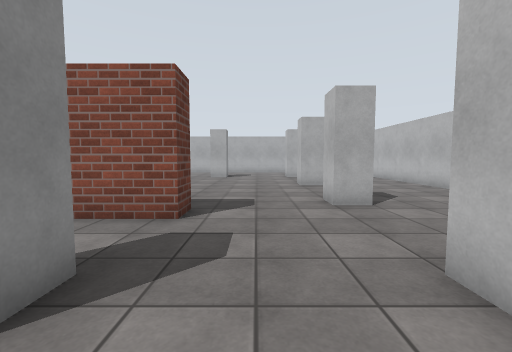
View 1 (above)

17 first-person views from a walk through a robot-simulator world made for Gazebo. The camera is 1.2 m above the floor, tilts 4° down and sees 90° across. The floor is counted in squares, 1 m on a side. Each view is taken from the middle of a square. On the plan, view 1 faces up. The plan holds only what a view shows up to about 12 squares ahead; the rest is blank. Some stock models are drawn as simple stand-ins. Surface patterns are stand-ins for the level's own textures.

View 2
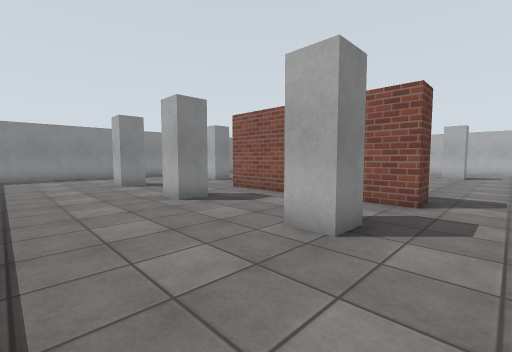

View 3
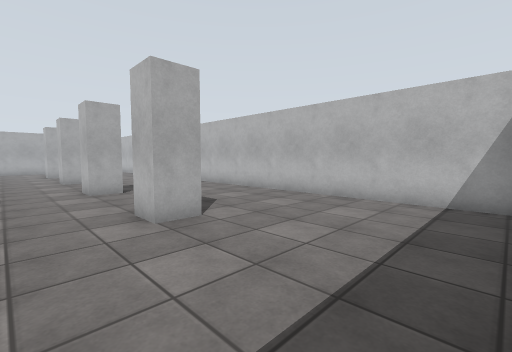

View 4
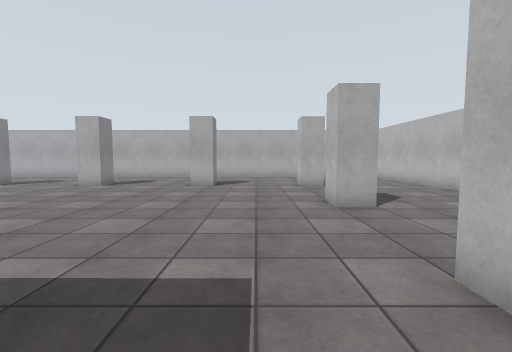

View 5
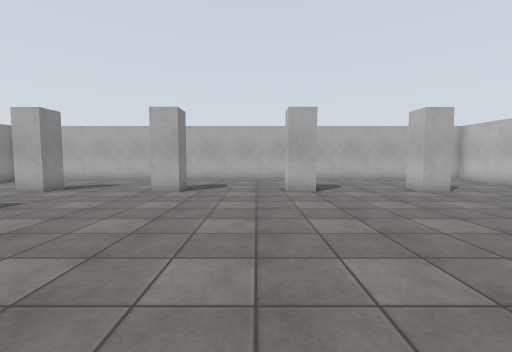

View 6
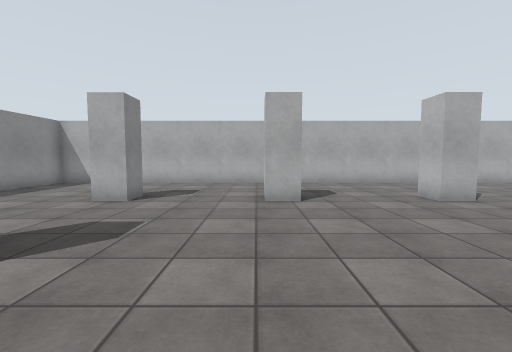

View 7
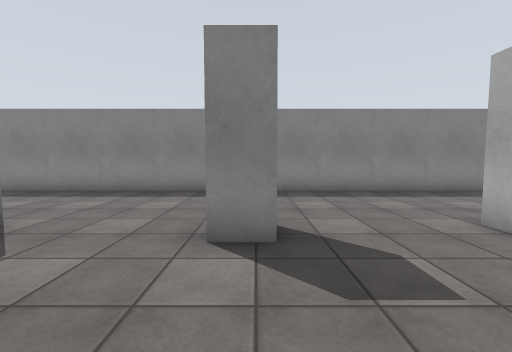

View 8
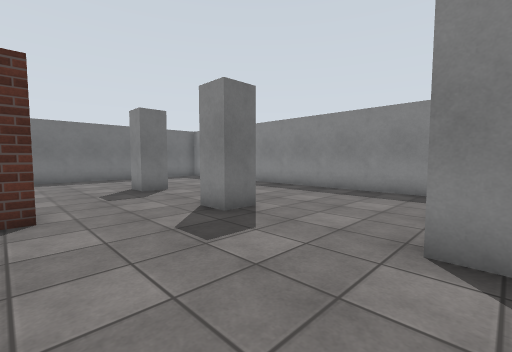

View 9
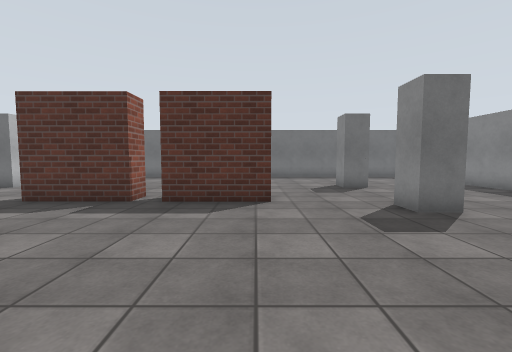

View 10
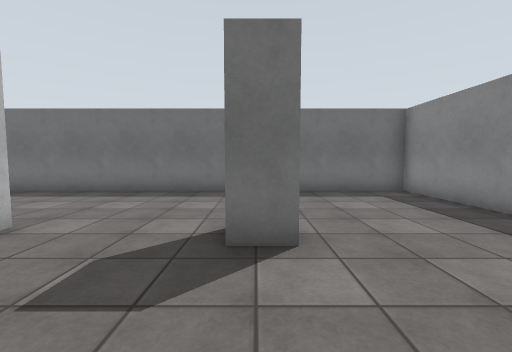

View 11
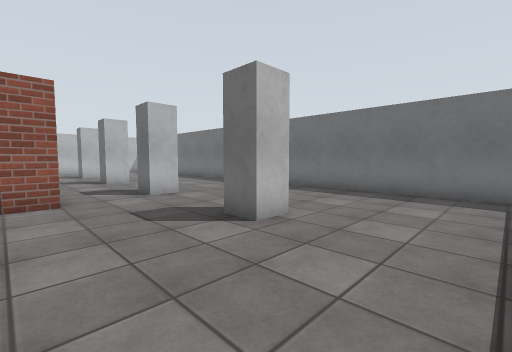

View 12
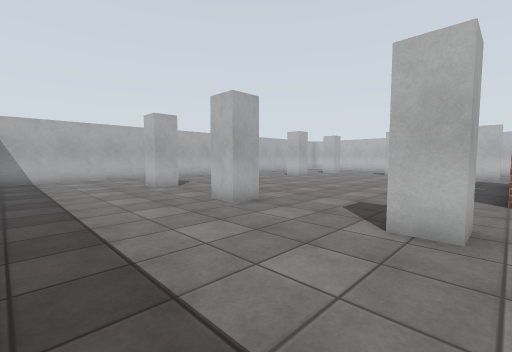

View 13
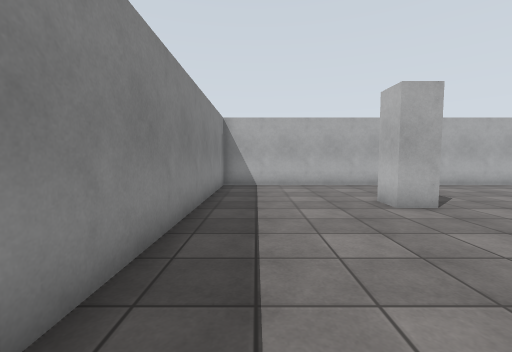

View 14
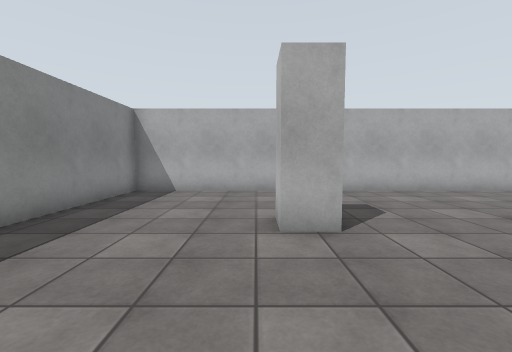

View 15
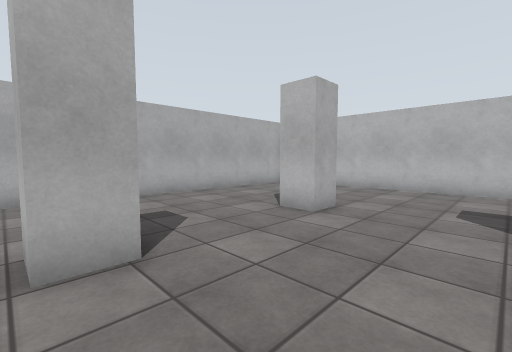

View 16
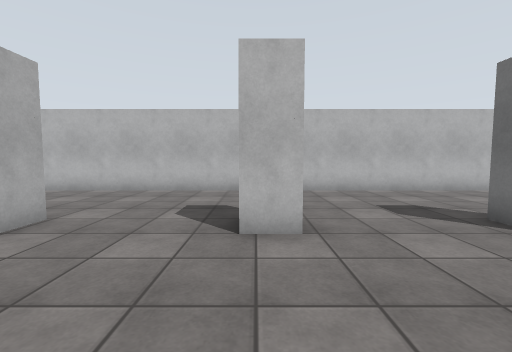

View 17
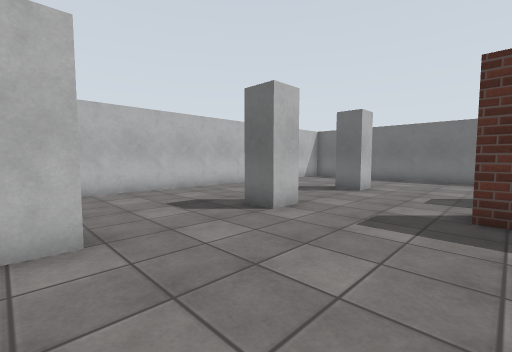

### Floor plan
Points are (right, up) in squares from view 1. A wall is a line through its corners. A room is listed if a view was taken in it or the views show most of it. See-through windows are left out.
Room 1 (views 1, 2, 3, 4, 5, 6, 7, 8, 9, 10, 11, 12, 13, 14, 15, 16, 17)
walls: (-6.7, 2.6) (-6.7, 1.6) (-7.7, 1.6) (-7.7, 2.6) (-6.7, 2.6); (-11.6, 7.4) (-11.6, 6.4) (-12.6, 6.4) (-12.6, 7.4) (-11.6, 7.4); (-1.9, 2.6) (-1.9, 1.6) (-2.9, 1.6); (-2.9, 2) (-2.9, 2.6) (-2.4, 2.6); (-11.6, 12.4) (-11.6, 11.3) (-12.6, 11.3) (-12.6, 12.4); (-6.7, 17.1) (-6.7, 16.1) (-7.7, 16.1) (-7.7, 17.1); (3, 11.3) (2, 11.3) (2, 12.4); (3, 6.4) (2, 6.4) (2, 7.4) (3, 7.4); (-1.9, 17) (-1.9, 16.1) (-2.9, 16.1) (-2.9, 17.1); (-11.6, 2.6) (-11.6, 1.6) (-12.6, 1.6) (-12.6, 2.6) (-11.6, 2.6); (-11.6, 17.1) (-11.6, 16.1) (-12.6, 16.1) (-12.6, 17.1); (3, 16.1) (2, 16.1) (2, 17.1); (3, 1.6) (2, 1.6) (2, 2.6) (3, 2.6); (-2.6, 21.4) (-17.4, 21.4) (-17.4, -3.4) (-2.9, -3.4); (-0.9, -3.4) (-0.4, -3.4); (5.8, 21.4) (0.1, 21.4); (7.5, -3.1) (7.5, 19.9)
objects: brick block (-8, 5) to (-6, 6); brick block (-4, 5) to (-2, 6)

Where each view was taken, in squares from view 1:
view 1: 0 up, 0 right, facing up
view 2: 2 down, 0 right, facing up-left
view 3: 3 down, 0 right, facing up-right
view 4: 5 up, 0 right, facing up
view 5: 7 up, 4 left, facing up
view 6: 9 up, 8 left, facing up
view 7: 12 up, 8 left, facing left
view 8: 12 up, 8 left, facing down-left
view 9: 13 up, 8 left, facing down
view 10: 6 up, 12 left, facing down
view 11: 6 up, 16 left, facing down-right
view 12: 6 up, 17 left, facing up-right
view 13: 10 up, 16 left, facing up
view 14: 12 up, 13 left, facing up
view 15: 13 up, 3 left, facing up-right
view 16: 12 up, 2 left, facing right
view 17: 12 up, 2 left, facing down-right
